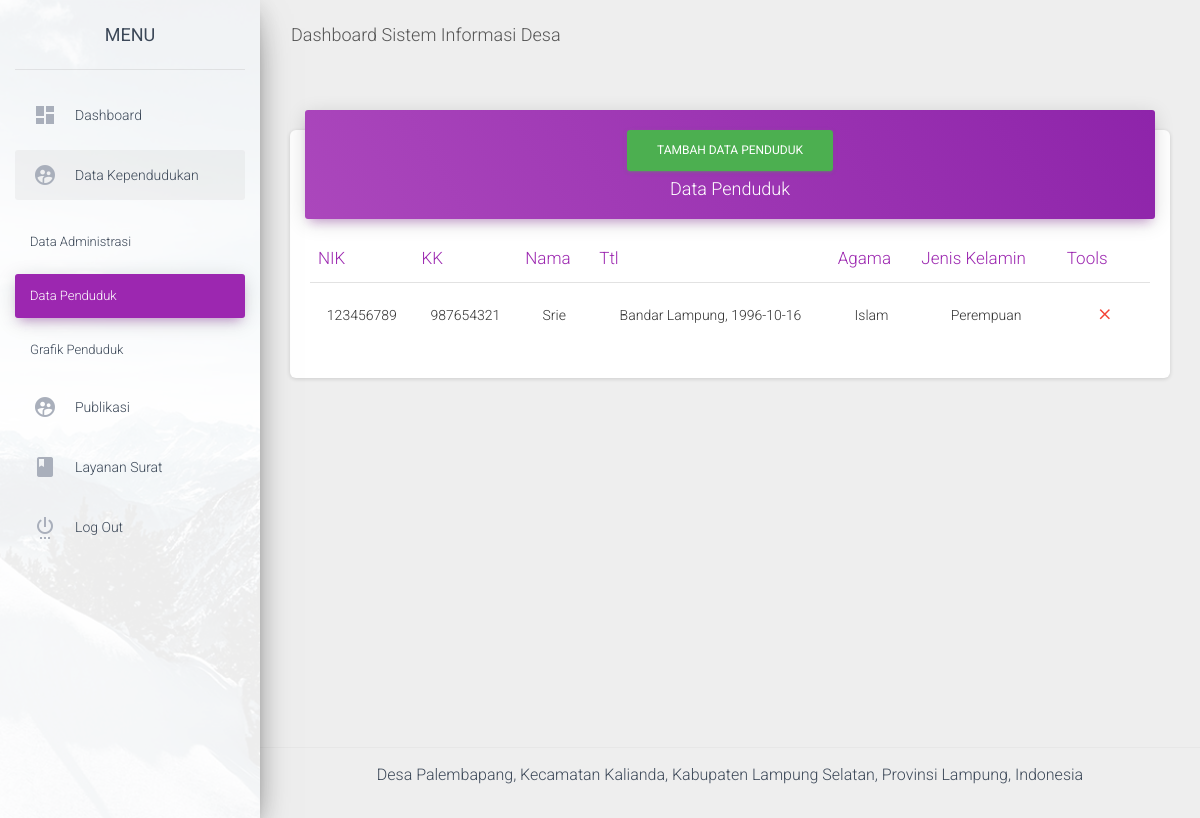
Screenshot of /admin/data_penduduk.php (signed in) with the database file from the repository.
### tables this page shows
CREATE TABLE `tb_penduduk` (
  `id_penduduk` varchar(255) NOT NULL,
  `nik` varchar(20) NOT NULL,
  `nama` varchar(100) NOT NULL,
  `kk` varchar(20) NOT NULL,
  `agama` varchar(20) NOT NULL,
  `alamat` text NOT NULL,
  `tanggal_lahir` date NOT NULL,
  `tempat_lahir` varchar(20) NOT NULL,
  `jenis_kelamin` varchar(50) NOT NULL,
  `foto` varchar(255) NOT NULL
);

### admin/data_penduduk.php (the view, shortened to what this page needs)
<?php include "atas.php"; include "config.php"; ?>
<?php if(isset($_SESSION['username'])){ ?>
<div class="wrapper ">
  <div class="sidebar" data-color="purple" data-background-color="white" data-image="assets/img/sidebar-1.jpg">
    <div class="logo">
      <a href="" class="simple-text logo-normal">
        MENU
      </a>
    </div>
    <div class="sidebar-wrapper">
      <ul class="nav">
        <li class="nav-item">
          <a class="nav-link" href="home">
            <i class="material-icons">dashboard</i>
            <p>Dashboard</p>
          </a>
        </li>
        <li class="nav-item active">
          <a href="#penduduksub" data-toggle="collapse" aria-expanded="false" class="nav-link">
            <i class="material-icons">supervised_user_circle</i>
            <p>Data Kependudukan</p>
          </a>
          <ul class="nav collapse list-unstyled" id="penduduksub">
            <li class="nav-item">
              <a class="nav-link" href="data_adminis">Data Administrasi</a>
            </li>
            <li class="nav-item active">
              <a class="nav-link" href="data_penduduk">Data Penduduk</a>
            </li>
            <li class="nav-item">
              <a class="nav-link" href="grafik_penduduk">
                Grafik Penduduk
              </a>
            </li>
          </ul>
        </li>
        <li class="nav-item">
          <a href="#publikasisub" data-toggle="collapse" aria-expanded="false" class="nav-link">
            <i class="material-icons">supervised_user_circle</i>
            <p>Publikasi</p>
          </a>
        </li>
        <li class="nav-item">
          <a href="#layanansuratsub" data-toggle="collapse" aria-expanded="false" class="nav-link">
            <i class="material-icons">book</i>
            <p>Layanan Surat</p>
          </a>
        </li>
        <li class="nav-item ">
          <a class="nav-link" href="logout">
            <i class="material-icons">settings_power</i>
            <p>Log Out</p>
          </a>
        </li>
      </ul>
    </div>
  </div>
  <div class="main-panel">
    <nav class="navbar navbar-expand-lg navbar-transparent navbar-absolute fixed-top ">
      <div class="container-fluid">
        <div class="navbar-wrapper">
          <a class="navbar-brand" href="#pablo">Dashboard Sistem Informasi Desa</a>
        </div>
      </div>
    </nav>
    <div class="content">
      <div class="container-fluid">
        <div class="row">
          <div class="col-md-12">
            <div class="card">
              <div class="card-header card-header-primary" align="center">
                <a href="data_penduduk_input">
                  <button type="button" class="btn btn-success">Tambah Data Penduduk </button>
                </a>
                <h4 class="card-title ">Data Penduduk </h4>
              </div>
              <div class="card-body">
                <div class="table-responsive">
                  <table class="table">
                    <thead class=" text-primary">
                      <th>
                        NIK
                      </th>
                      <th>
                        KK
                      </th>
                      <th>
                        Nama
                      </th>
                      <th>
                        Ttl
                      </th>
                      <th>
                        Agama
                      </th>
                      <th>
                        Jenis Kelamin
                      </th>
                      <th>
                        Tools
                      </th>
                    </thead>
                    <tbody>
                      <?php $sql  = "SELECT * FROM tb_penduduk"; $rest = mysqli_query($koneksi,$sql);
                        while($data = mysqli_fetch_assoc($rest) ) { ?>
                      <tr>
                        <td align="center"> <?php echo $data['nik'];?></td>
                        <td align="center"> <?php echo $data['kk'];?></td>
                        <td align="center"> <?php echo $data['nama'];?></td>
                        <td align="center"> <?php echo $data['tempat_lahir'];?>, <?php echo $data['tanggal_lahir'];?>
                        </td>
                        <td align="center"> <?php echo $data['agama'];?></td>
                        <td align="center"> <?php echo $data['jenis_kelamin'];?></td>
                        <td align="center">
                          <a href="confirm_hapus_penduduk?id=<?php echo $data['id_penduduk']?>">
                            <button type="button" rel="tooltip" title="Hapus Data"
                              class="btn btn-danger btn-link btn-sm">
                              <i class="material-icons">close</i>
                            </button>
                          </a>
                        </td>
                      </tr>
                      <?php } ?>
                    </tbody>
                  </table>
                </div>
              </div>
            </div>
          </div>
        </div>
      </div>
    </div>
    <footer class="footer">
      <div class="container-fluid">
        <p>Desa Palembapang, Kecamatan Kalianda, Kabupaten Lampung Selatan, Provinsi Lampung, Indonesia</p>
      </div>
    </footer>
  </div>
</div>
<?php
 }
?>
<?php
   include "bawah.php";
?>

### rows the page displays
tb_penduduk: nik "123456789", kk "987654321", nama "Srie", tempat_lahir "Bandar Lampung", tanggal_lahir "1996-10-16", agama "Islam", jenis_kelamin "Perempuan"
